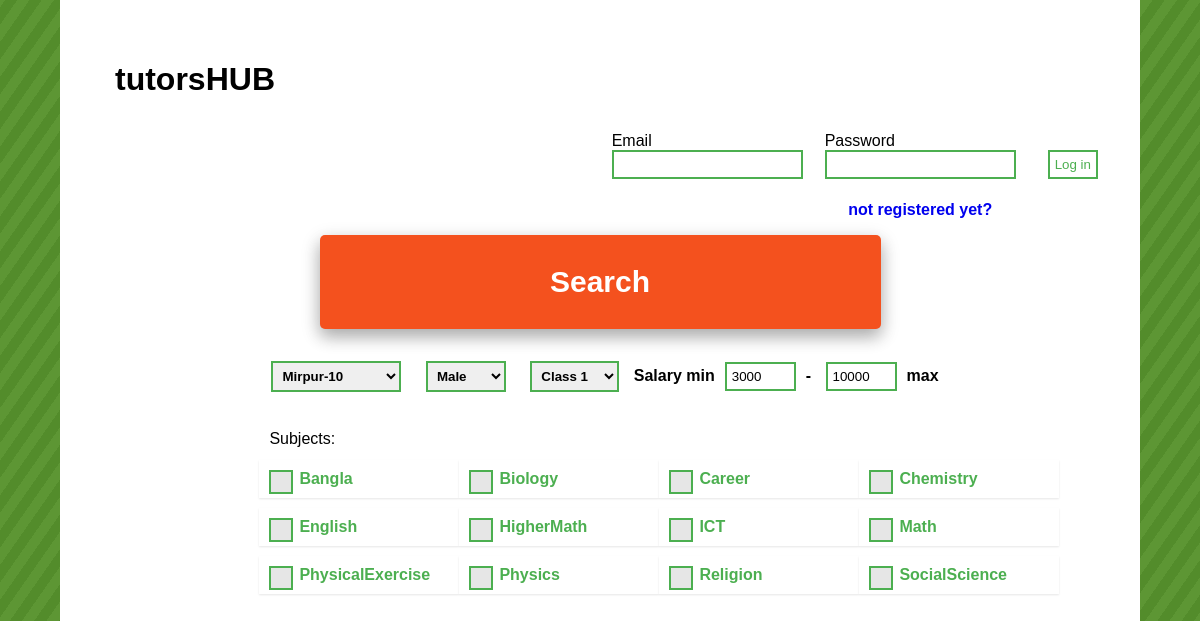
The page / on the database its author committed.
### tables this page shows
CREATE TABLE `exam` (
  `SerialNo` int(11) NOT NULL,
  `ExamName` varchar(30) NOT NULL
);

### service/data_access.php (called while the page is built, shortened)
<?php
    $host="127.0.0.1";
    $user="root";
    $pass="";
    $dbname="tutorshub";
    $port=3306;
    function executeSQL($sql){
        global $host, $user, $pass, $dbname, $port;
        $link=mysqli_connect($host, $user, $pass, $dbname, $port);
        $result = mysqli_query($link, $sql);
        return $result;
    }
?>

### service/LocationService.php (called while the page is built)
<?php
function GetAllLocations(){
    $sql = "SELECT Location FROM `location` ";
    $result = executeSQL($sql);
    $value=[];
    $i=0;
    while ($row = mysqli_fetch_assoc($result)) {
        $value[$i++]=$row;
    }
    return $value;
}

### service/ExamDataService.php (called while the page is built, shortened)
<?php
function GetAllSubjectNames(){
    $sql = "SELECT ExamName FROM `exam` WHERE SerialNo>=1 AND SerialNo<=12";
    $result = executeSQL($sql);
    $value=[];
    $i=0;
    while ($row = mysqli_fetch_assoc($result)) {
        $value[$i++]=$row;
    }
    return $value;
}

### index.php (the view, shortened to what this page needs)
<?php
include_once("./service/data_access.php");
include_once ("./service/ExamDataService.php");
include_once ("./service/LocationService.php");
?>
<html>
<head>
</head>
<body>
    <form method="post">
        <header>
            <div class="pp">  <h1>tutorsHUB</h1> </div>
            <div align="right">
                <table>
                    <tr>
                        <td>
                            Email<br/><input style="margin: 0" type="text" name="email" size="20"  />
                        </td>
                        <td>
                            Password<br/><input style="margin: 0" type="password" name="textpass" size="20" />
                        </td>
                        <td>
                            <br/>
                            <button id="loginbtn" name="LogInButton">Log in</button>
                        </td>
                    </tr>
                    <tr>
                        <td></td>
                        <td align="center">
                            <a href="./App/Registration.php">not registered yet?</a>
                        </td>
                    </tr>
                </table>
            </div>
        </header>
        <div align="center">
            <button name="SearchButton" class="button" type="submit"><span>Search</span></button>
        </div>
        <br/>
        <div align="center">
            <select name="location">
                <?php
                $locations=  GetAllLocations();
                foreach ($locations as $location){
                    echo "<option value=$location[Location]>$location[Location]</option>";
                }
                ?>
            </select>
            <select name="sex">
                <option value="Male"  style="width: 130">Male</option>
            </select>
            <select name="class">
                <?php
                for($i=1;$i<=12;$i++){
                    echo "<option value= $i style='width: 130px'>Class $i</option>";
                }
                ?>
            </select>
            <div class="salary">
                <label>Salary</label>  min<input type="text" name="min" size="5" value="3000" />-
                <input type="text" name="max" size="5"  value="10000"/>max
            </div>
        </div>
        <div align="center">
            <ul>
                <table style="padding-left: 13%">
                    <tr>
                        <td>Subjects:</td>
                    </tr>
                    <?php
                      $subjects = GetAllSubjectNames();
                      foreach ($subjects as $subject){
                          echo "<td  class='control-group'><label class='control control--checkbox'><input type='checkbox' name=$subject[ExamName] value=$subject[ExamName]>$subject[ExamName]<div class='control__indicator'></div></label></td>";
                      }
                    ?>
                </table>
            </ul>
        </div>
    </form>
</body>
</html>

### index.php (style rules this page uses)
body { font-family: sans-serif; background: repeating-linear-gradient( -55deg, #5d9634, #5d9634 10px, #538c2b 10px, #538c2b 20px ); margin: 0; }
form { margin: 0; background: #ffffff; width: 85%; margin: auto; padding: 30px; min-height: 93%; }
header { margin: auto; }
td { margin-bottom: 10px; padding: 10px; }
input, select { border: 2px solid #4CAF50; padding: 5px; margin: 10px; }
input, select:focus { outline: none; }
select,option { font-weight: 700; margin-left: 10px; }
#loginbtn { text-align: center; text-decoration: none; display: inline-block; margin-left: 10px; -webkit-transition-duration: 0.4s; transition-duration: 0.4s; cursor: pointer; background-color: white; color: #4CAF50; border: 2px solid #4CAF50; padding: 5px; }
.salary { font-weight: 700; display: inline-block; }
.pp { padding-left: 25px; padding-top: 10px; }
.button { width: 55%; padding: 30px; text-align: center; font-size: 30px; margin: 4px 2px; cursor: pointer; border-radius: 5px; background-color: #f4511e; color: #ffffff; font-weight: 700; transition: all 0.5s; box-shadow: 0 8px 16px 0 rgba(0,0,0,0.2), 0 6px 20px 0 rgba(0,0,0,0.19); border: none; }
.button span { cursor: pointer; display: inline-block; position: relative; transition: 0.5s; }
.button span:after { content: '\00bb'; position: absolute; opacity: 0; top: 0; right: -20px; transition: 0.5s; }
a { text-decoration: none; font-weight: 700; }
.control-group { display: inline-block; text-align: left; vertical-align: top; background: #fff; box-shadow: 0 1px 2px rgba(0,0,0,.1); }
.control { position: relative; display: block; padding-left: 30px; cursor: pointer; width: 150px; font-weight: 700; color: #4CAF50; }
.control__indicator { position: absolute; top: 0px; left: 0; width: 20px; height: 20px; background: #e6e6e6; border: 2px solid #4CAF50; }
.control__indicator:after { position: absolute; display: none; content: ''; }
.control--checkbox .control__indicator:after { top: 4px; left: 8px; width: 3px; height: 8px; transform: rotate(45deg); border: solid #fff; border-width: 0 2px 2px 0; }

### rows shown on the page
exam: ExamName "Bangla"
exam: ExamName "Biology"
exam: ExamName "Career"
exam: ExamName "Chemistry"
exam: ExamName "English"
exam: ExamName "HigherMath"
exam: ExamName "ICT"
exam: ExamName "Math"
exam: ExamName "PhysicalExercise"
exam: ExamName "Physics"
exam: ExamName "Religion"
exam: ExamName "SocialScience"

### other values the page prints
form field location "Mirpur-10"
